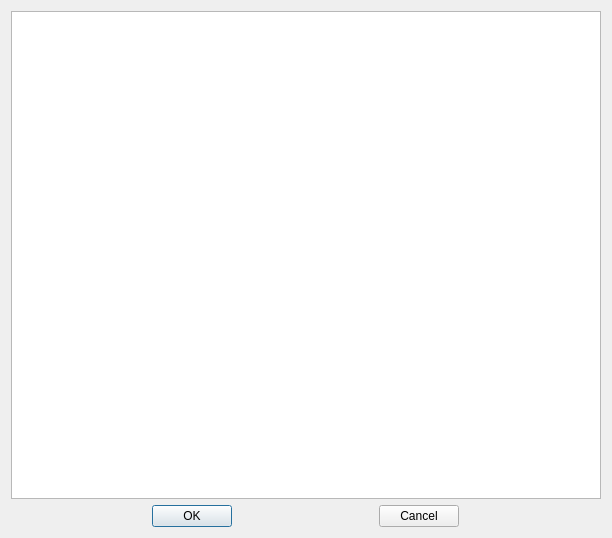
<?xml version="1.0" encoding="UTF-8"?>
<ui version="4.0">
 <class>inputDialog_dalvik</class>
 <widget class="QDialog" name="inputDialog_dalvik">
  <property name="geometry">
   <rect>
    <x>0</x>
    <y>0</y>
    <width>612</width>
    <height>538</height>
   </rect>
  </property>
  <property name="contextMenuPolicy">
   <enum>Qt::NoContextMenu</enum>
  </property>
  <property name="windowTitle">
   <string>Modify the dalvik code</string>
  </property>
  <property name="sizeGripEnabled">
   <bool>false</bool>
  </property>
  <property name="modal">
   <bool>false</bool>
  </property>
  <layout class="QGridLayout" name="gridLayout_2">
   <item row="0" column="0">
    <layout class="QGridLayout" name="gridLayout">
     <item row="0" column="0">
      <widget class="QPlainTextEdit" name="plainTextEdit_dalvik">
       <property name="lineWrapMode">
        <enum>QPlainTextEdit::NoWrap</enum>
       </property>
      </widget>
     </item>
     <item row="1" column="0">
      <layout class="QHBoxLayout" name="horizontalLayout_dalvik">
       <item>
        <widget class="QPushButton" name="pushButton_ok_dalvik">
         <property name="sizePolicy">
          <sizepolicy hsizetype="Fixed" vsizetype="Fixed">
           <horstretch>0</horstretch>
           <verstretch>0</verstretch>
          </sizepolicy>
         </property>
         <property name="text">
          <string>OK</string>
         </property>
        </widget>
       </item>
       <item>
        <widget class="QPushButton" name="pushButton_cancel_dalvik">
         <property name="sizePolicy">
          <sizepolicy hsizetype="Fixed" vsizetype="Fixed">
           <horstretch>0</horstretch>
           <verstretch>0</verstretch>
          </sizepolicy>
         </property>
         <property name="text">
          <string>Cancel</string>
         </property>
        </widget>
       </item>
      </layout>
     </item>
    </layout>
   </item>
  </layout>
 </widget>
 <resources/>
 <connections>
  <connection>
   <sender>pushButton_ok_dalvik</sender>
   <signal>clicked()</signal>
   <receiver>inputDialog_dalvik</receiver>
   <slot>close()</slot>
   <hints>
    <hint type="sourcelabel">
     <x>188</x>
     <y>514</y>
    </hint>
    <hint type="destinationlabel">
     <x>98</x>
     <y>514</y>
    </hint>
   </hints>
  </connection>
  <connection>
   <sender>pushButton_cancel_dalvik</sender>
   <signal>clicked()</signal>
   <receiver>inputDialog_dalvik</receiver>
   <slot>close()</slot>
   <hints>
    <hint type="sourcelabel">
     <x>455</x>
     <y>513</y>
    </hint>
    <hint type="destinationlabel">
     <x>520</x>
     <y>509</y>
    </hint>
   </hints>
  </connection>
 </connections>
</ui>
